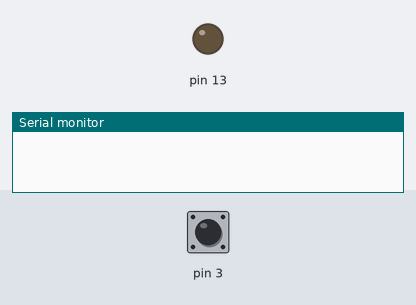
The sketch below on a simulated Arduino Uno, built with avr-gcc and run on an emulated ATmega328P. Parts: output pins drawn as LEDs (lit = HIGH), the last lines printed to the serial monitor. Inputs (shaded band) come from the test bench; at power-on: pin 3 HIGH.

Above: at 1.2 s.
1.3 s: pin 3 pulled LOW for 0.15 s
At 2.0 s:
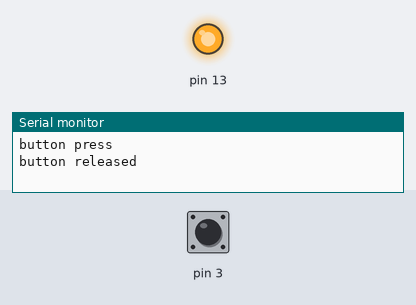
2.9 s: pin 3 pulled LOW for 1 s
At 3.2 s:
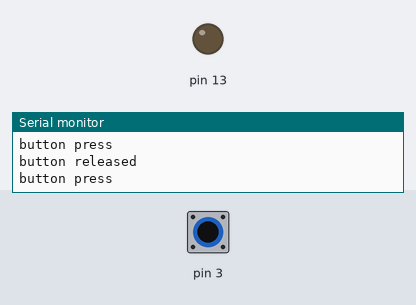
5.4 s: pin 3 pulled LOW for 3.2 s
At 6.3 s:
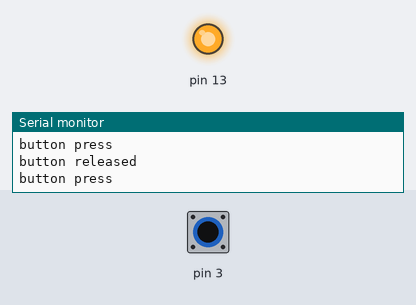
Timing chart, 0 to 8.4 s (numbered marks = the images above; inputs shaded):
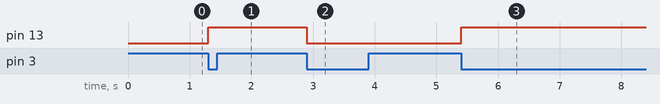

The sketch:

signals_2.ino
```cpp
boolean flag = 0;
boolean button = 0;
boolean led = 0;

unsigned long last_time = 0;

void setup() {
  pinMode(3, INPUT_PULLUP);
  Serial.begin(9600);
  pinMode(13, OUTPUT);
}

void loop() {
  //Serial.println("zzzz");

  button = !digitalRead(3);

  if(button == 1 && flag == 0 && millis() - last_time > 50) {
    flag = 1;
    Serial.println("button press");
    led = !led;
    digitalWrite(13, led);
    last_time = millis();
  }

  if(button == 0 && flag == 1) {
    flag = 0;
    Serial.println("button released");
    //led = !led;
    //digitalWrite(13, led);
  }

}
```

Measured:
- after the input at 1.3 s, pin 13: LOW → HIGH at once
- after the input at 2.9 s, pin 13: HIGH → LOW at once
- after the input at 5.4 s, pin 13: LOW → HIGH at once
